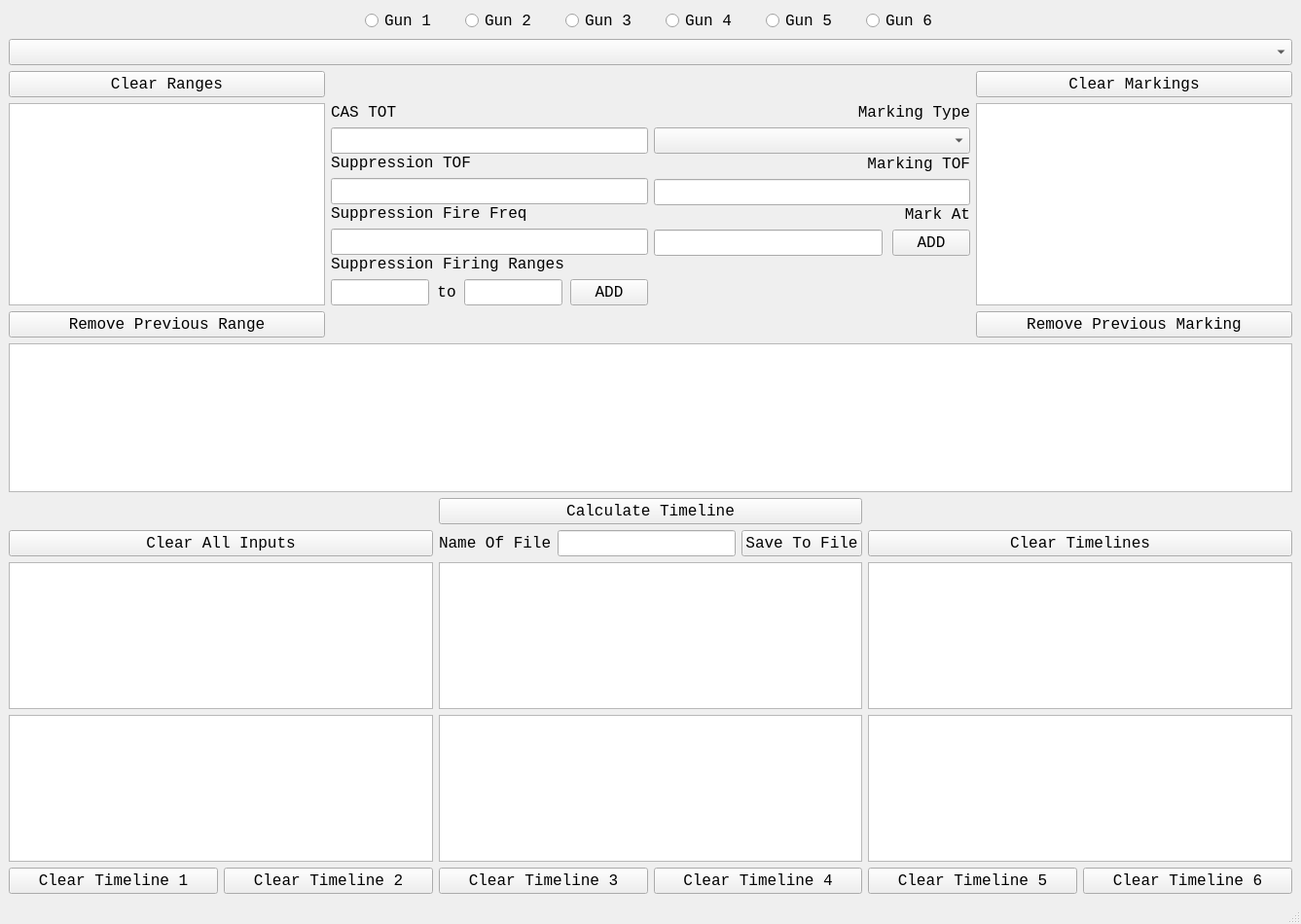
<?xml version="1.0" encoding="UTF-8"?>
<ui version="4.0">
 <class>MainWindow</class>
 <widget class="QMainWindow" name="MainWindow">
  <property name="geometry">
   <rect>
    <x>0</x>
    <y>0</y>
    <width>1337</width>
    <height>950</height>
   </rect>
  </property>
  <property name="minimumSize">
   <size>
    <width>0</width>
    <height>0</height>
   </size>
  </property>
  <property name="maximumSize">
   <size>
    <width>16777215</width>
    <height>16777215</height>
   </size>
  </property>
  <property name="windowTitle">
   <string>SEAD Timeline Calculator</string>
  </property>
  <widget class="QWidget" name="centralwidget">
   <layout class="QVBoxLayout" name="verticalLayout_5">
    <item>
     <layout class="QVBoxLayout" name="verticalLayout_4" stretch="4,3,8">
      <item>
       <layout class="QVBoxLayout" name="verticalLayout_3">
        <item>
         <layout class="QHBoxLayout" name="horizontalLayout_5">
          <property name="spacing">
           <number>30</number>
          </property>
          <item>
           <spacer name="horizontalSpacer">
            <property name="orientation">
             <enum>Qt::Horizontal</enum>
            </property>
            <property name="sizeHint" stdset="0">
             <size>
              <width>40</width>
              <height>20</height>
             </size>
            </property>
           </spacer>
          </item>
          <item>
           <widget class="QRadioButton" name="Gun_1_button">
            <property name="font">
             <font>
              <family>Consolas</family>
              <pointsize>12</pointsize>
             </font>
            </property>
            <property name="layoutDirection">
             <enum>Qt::LeftToRight</enum>
            </property>
            <property name="autoFillBackground">
             <bool>false</bool>
            </property>
            <property name="styleSheet">
             <string notr="true">szStyle</string>
            </property>
            <property name="text">
             <string>Gun 1</string>
            </property>
           </widget>
          </item>
          <item>
           <widget class="QRadioButton" name="Gun_2_button">
            <property name="font">
             <font>
              <family>Consolas</family>
              <pointsize>12</pointsize>
             </font>
            </property>
            <property name="text">
             <string>Gun 2</string>
            </property>
           </widget>
          </item>
          <item>
           <widget class="QRadioButton" name="Gun_3_button">
            <property name="font">
             <font>
              <family>Consolas</family>
              <pointsize>12</pointsize>
             </font>
            </property>
            <property name="text">
             <string>Gun 3</string>
            </property>
           </widget>
          </item>
          <item>
           <widget class="QRadioButton" name="Gun_4_button">
            <property name="font">
             <font>
              <family>Consolas</family>
              <pointsize>12</pointsize>
             </font>
            </property>
            <property name="text">
             <string>Gun 4</string>
            </property>
           </widget>
          </item>
          <item>
           <widget class="QRadioButton" name="Gun_5_button">
            <property name="font">
             <font>
              <family>Consolas</family>
              <pointsize>12</pointsize>
             </font>
            </property>
            <property name="text">
             <string>Gun 5</string>
            </property>
           </widget>
          </item>
          <item>
           <widget class="QRadioButton" name="Gun_6_button">
            <property name="font">
             <font>
              <family>Consolas</family>
              <pointsize>12</pointsize>
             </font>
            </property>
            <property name="text">
             <string>Gun 6</string>
            </property>
           </widget>
          </item>
          <item>
           <spacer name="horizontalSpacer_2">
            <property name="orientation">
             <enum>Qt::Horizontal</enum>
            </property>
            <property name="sizeHint" stdset="0">
             <size>
              <width>40</width>
              <height>20</height>
             </size>
            </property>
           </spacer>
          </item>
         </layout>
        </item>
        <item>
         <widget class="QComboBox" name="fireTypeSelector">
          <property name="font">
           <font>
            <family>Consolas</family>
            <pointsize>12</pointsize>
           </font>
          </property>
          <property name="currentText">
           <string/>
          </property>
          <property name="placeholderText">
           <string>Select Timeline</string>
          </property>
         </widget>
        </item>
        <item>
         <layout class="QGridLayout" name="gridLayout_5" columnstretch="1,1,1,1">
          <property name="sizeConstraint">
           <enum>QLayout::SetDefaultConstraint</enum>
          </property>
          <item row="1" column="0">
           <widget class="QTextBrowser" name="FiringRangesDisplay">
            <property name="font">
             <font>
              <family>Consolas</family>
              <pointsize>12</pointsize>
             </font>
            </property>
           </widget>
          </item>
          <item row="1" column="3">
           <widget class="QTextBrowser" name="MarkingRangesDisplay">
            <property name="font">
             <font>
              <family>Consolas</family>
              <pointsize>12</pointsize>
             </font>
            </property>
           </widget>
          </item>
          <item row="1" column="2">
           <layout class="QVBoxLayout" name="verticalLayout_2" stretch="1,1,1,0">
            <property name="spacing">
             <number>0</number>
            </property>
            <property name="bottomMargin">
             <number>0</number>
            </property>
            <item>
             <layout class="QVBoxLayout" name="verticalLayout_6" stretch="1,1,0">
              <property name="spacing">
               <number>6</number>
              </property>
              <property name="bottomMargin">
               <number>1</number>
              </property>
              <item>
               <widget class="QLabel" name="MarkingTypeLabel">
                <property name="font">
                 <font>
                  <family>Consolas</family>
                  <pointsize>12</pointsize>
                 </font>
                </property>
                <property name="text">
                 <string>Marking Type</string>
                </property>
                <property name="alignment">
                 <set>Qt::AlignRight|Qt::AlignTrailing|Qt::AlignVCenter</set>
                </property>
               </widget>
              </item>
              <item>
               <widget class="QComboBox" name="MarkingSelector">
                <property name="sizePolicy">
                 <sizepolicy hsizetype="Preferred" vsizetype="Fixed">
                  <horstretch>0</horstretch>
                  <verstretch>0</verstretch>
                 </sizepolicy>
                </property>
                <property name="font">
                 <font>
                  <family>Consolas</family>
                  <pointsize>12</pointsize>
                 </font>
                </property>
                <property name="placeholderText">
                 <string>Select</string>
                </property>
               </widget>
              </item>
              <item>
               <spacer name="verticalSpacer">
                <property name="orientation">
                 <enum>Qt::Vertical</enum>
                </property>
                <property name="sizeHint" stdset="0">
                 <size>
                  <width>20</width>
                  <height>20</height>
                 </size>
                </property>
               </spacer>
              </item>
             </layout>
            </item>
            <item>
             <layout class="QVBoxLayout" name="verticalLayout_7" stretch="0,0,0">
              <property name="spacing">
               <number>6</number>
              </property>
              <item>
               <widget class="QLabel" name="MarkingTOFLabel">
                <property name="font">
                 <font>
                  <family>Consolas</family>
                  <pointsize>12</pointsize>
                 </font>
                </property>
                <property name="text">
                 <string>Marking TOF</string>
                </property>
                <property name="alignment">
                 <set>Qt::AlignRight|Qt::AlignTrailing|Qt::AlignVCenter</set>
                </property>
               </widget>
              </item>
              <item>
               <widget class="QLineEdit" name="input_5">
                <property name="font">
                 <font>
                  <family>Consolas</family>
                  <pointsize>12</pointsize>
                 </font>
                </property>
               </widget>
              </item>
              <item>
               <spacer name="verticalSpacer_2">
                <property name="orientation">
                 <enum>Qt::Vertical</enum>
                </property>
                <property name="sizeType">
                 <enum>QSizePolicy::Expanding</enum>
                </property>
                <property name="sizeHint" stdset="0">
                 <size>
                  <width>20</width>
                  <height>40</height>
                 </size>
                </property>
               </spacer>
              </item>
             </layout>
            </item>
            <item>
             <layout class="QVBoxLayout" name="verticalLayout_8" stretch="1,1,0">
              <property name="spacing">
               <number>6</number>
              </property>
              <item>
               <widget class="QLabel" name="MarkingRange">
                <property name="font">
                 <font>
                  <family>Consolas</family>
                  <pointsize>12</pointsize>
                 </font>
                </property>
                <property name="text">
                 <string>Mark At</string>
                </property>
                <property name="alignment">
                 <set>Qt::AlignRight|Qt::AlignTrailing|Qt::AlignVCenter</set>
                </property>
               </widget>
              </item>
              <item>
               <layout class="QHBoxLayout" name="horizontalLayout_4">
                <property name="spacing">
                 <number>10</number>
                </property>
                <item>
                 <widget class="QLineEdit" name="input_8">
                  <property name="font">
                   <font>
                    <family>Consolas</family>
                    <pointsize>12</pointsize>
                   </font>
                  </property>
                 </widget>
                </item>
                <item>
                 <widget class="QPushButton" name="AddMarkingRangeButton">
                  <property name="sizePolicy">
                   <sizepolicy hsizetype="Minimum" vsizetype="Fixed">
                    <horstretch>0</horstretch>
                    <verstretch>0</verstretch>
                   </sizepolicy>
                  </property>
                  <property name="font">
                   <font>
                    <family>Consolas</family>
                    <pointsize>12</pointsize>
                   </font>
                  </property>
                  <property name="text">
                   <string>ADD</string>
                  </property>
                  <property name="autoDefault">
                   <bool>true</bool>
                  </property>
                 </widget>
                </item>
               </layout>
              </item>
              <item>
               <spacer name="verticalSpacer_3">
                <property name="orientation">
                 <enum>Qt::Vertical</enum>
                </property>
                <property name="sizeType">
                 <enum>QSizePolicy::Expanding</enum>
                </property>
                <property name="sizeHint" stdset="0">
                 <size>
                  <width>20</width>
                  <height>40</height>
                 </size>
                </property>
               </spacer>
              </item>
             </layout>
            </item>
            <item>
             <spacer name="verticalSpacer_5">
              <property name="orientation">
               <enum>Qt::Vertical</enum>
              </property>
              <property name="sizeType">
               <enum>QSizePolicy::Expanding</enum>
              </property>
              <property name="sizeHint" stdset="0">
               <size>
                <width>20</width>
                <height>100</height>
               </size>
              </property>
             </spacer>
            </item>
           </layout>
          </item>
          <item row="1" column="1">
           <layout class="QVBoxLayout" name="verticalLayout" stretch="1,1,1,1,0">
            <property name="spacing">
             <number>0</number>
            </property>
            <property name="bottomMargin">
             <number>0</number>
            </property>
            <item>
             <layout class="QVBoxLayout" name="verticalLayout_12" stretch="1,1,0">
              <property name="spacing">
               <number>6</number>
              </property>
              <property name="topMargin">
               <number>0</number>
              </property>
              <item>
               <widget class="QLabel" name="TOTLabel">
                <property name="font">
                 <font>
                  <family>Consolas</family>
                  <pointsize>12</pointsize>
                 </font>
                </property>
                <property name="text">
                 <string>CAS TOT</string>
                </property>
                <property name="alignment">
                 <set>Qt::AlignLeading|Qt::AlignLeft|Qt::AlignVCenter</set>
                </property>
               </widget>
              </item>
              <item>
               <widget class="QLineEdit" name="input_1">
                <property name="font">
                 <font>
                  <family>Consolas</family>
                  <pointsize>12</pointsize>
                 </font>
                </property>
               </widget>
              </item>
              <item>
               <spacer name="verticalSpacer_6">
                <property name="orientation">
                 <enum>Qt::Vertical</enum>
                </property>
                <property name="sizeType">
                 <enum>QSizePolicy::Expanding</enum>
                </property>
                <property name="sizeHint" stdset="0">
                 <size>
                  <width>20</width>
                  <height>20</height>
                 </size>
                </property>
               </spacer>
              </item>
             </layout>
            </item>
            <item>
             <layout class="QVBoxLayout" name="verticalLayout_11" stretch="1,1,0">
              <property name="spacing">
               <number>6</number>
              </property>
              <property name="topMargin">
               <number>0</number>
              </property>
              <item>
               <widget class="QLabel" name="TOFLabel">
                <property name="font">
                 <font>
                  <family>Consolas</family>
                  <pointsize>12</pointsize>
                 </font>
                </property>
                <property name="text">
                 <string>Suppression TOF</string>
                </property>
                <property name="alignment">
                 <set>Qt::AlignLeading|Qt::AlignLeft|Qt::AlignVCenter</set>
                </property>
               </widget>
              </item>
              <item>
               <widget class="QLineEdit" name="input_2">
                <property name="font">
                 <font>
                  <family>Consolas</family>
                  <pointsize>12</pointsize>
                 </font>
                </property>
               </widget>
              </item>
              <item>
               <spacer name="verticalSpacer_7">
                <property name="orientation">
                 <enum>Qt::Vertical</enum>
                </property>
                <property name="sizeType">
                 <enum>QSizePolicy::Expanding</enum>
                </property>
                <property name="sizeHint" stdset="0">
                 <size>
                  <width>20</width>
                  <height>40</height>
                 </size>
                </property>
               </spacer>
              </item>
             </layout>
            </item>
            <item>
             <layout class="QVBoxLayout" name="verticalLayout_13" stretch="1,1,0">
              <property name="spacing">
               <number>6</number>
              </property>
              <property name="topMargin">
               <number>0</number>
              </property>
              <item>
               <widget class="QLabel" name="FireFreqLabel">
                <property name="font">
                 <font>
                  <family>Consolas</family>
                  <pointsize>12</pointsize>
                 </font>
                </property>
                <property name="text">
                 <string>Suppression Fire Freq</string>
                </property>
                <property name="alignment">
                 <set>Qt::AlignLeading|Qt::AlignLeft|Qt::AlignVCenter</set>
                </property>
               </widget>
              </item>
              <item>
               <widget class="QLineEdit" name="input_3">
                <property name="font">
                 <font>
                  <family>Consolas</family>
                  <pointsize>12</pointsize>
                 </font>
                </property>
               </widget>
              </item>
              <item>
               <spacer name="verticalSpacer_8">
                <property name="orientation">
                 <enum>Qt::Vertical</enum>
                </property>
                <property name="sizeType">
                 <enum>QSizePolicy::Expanding</enum>
                </property>
                <property name="sizeHint" stdset="0">
                 <size>
                  <width>20</width>
                  <height>40</height>
                 </size>
                </property>
               </spacer>
              </item>
             </layout>
            </item>
            <item>
             <layout class="QVBoxLayout" name="verticalLayout_14" stretch="1,1,0">
              <property name="spacing">
               <number>6</number>
              </property>
              <property name="topMargin">
               <number>0</number>
              </property>
              <item>
               <widget class="QLabel" name="FiringRangesLabel">
                <property name="font">
                 <font>
                  <family>Consolas</family>
                  <pointsize>12</pointsize>
                 </font>
                </property>
                <property name="text">
                 <string>Suppression Firing Ranges</string>
                </property>
                <property name="alignment">
                 <set>Qt::AlignLeading|Qt::AlignLeft|Qt::AlignVCenter</set>
                </property>
               </widget>
              </item>
              <item>
               <layout class="QHBoxLayout" name="horizontalLayout_3" stretch="0,0,0,0">
                <property name="spacing">
                 <number>8</number>
                </property>
                <property name="leftMargin">
                 <number>0</number>
                </property>
                <item>
                 <widget class="QLineEdit" name="input_6">
                  <property name="font">
                   <font>
                    <family>Consolas</family>
                    <pointsize>12</pointsize>
                   </font>
                  </property>
                 </widget>
                </item>
                <item>
                 <widget class="QLabel" name="FiringRangesLabel_2">
                  <property name="font">
                   <font>
                    <family>Consolas</family>
                    <pointsize>12</pointsize>
                   </font>
                  </property>
                  <property name="layoutDirection">
                   <enum>Qt::LeftToRight</enum>
                  </property>
                  <property name="text">
                   <string>to</string>
                  </property>
                  <property name="alignment">
                   <set>Qt::AlignCenter</set>
                  </property>
                 </widget>
                </item>
                <item>
                 <widget class="QLineEdit" name="input_7">
                  <property name="font">
                   <font>
                    <family>Consolas</family>
                    <pointsize>12</pointsize>
                   </font>
                  </property>
                 </widget>
                </item>
                <item>
                 <widget class="QPushButton" name="AddFiringRangeButton">
                  <property name="font">
                   <font>
                    <family>Consolas</family>
                    <pointsize>12</pointsize>
                   </font>
                  </property>
                  <property name="text">
                   <string>ADD</string>
                  </property>
                  <property name="autoDefault">
                   <bool>true</bool>
                  </property>
                 </widget>
                </item>
               </layout>
              </item>
              <item>
               <spacer name="verticalSpacer_4">
                <property name="orientation">
                 <enum>Qt::Vertical</enum>
                </property>
                <property name="sizeType">
                 <enum>QSizePolicy::Expanding</enum>
                </property>
                <property name="sizeHint" stdset="0">
                 <size>
                  <width>20</width>
                  <height>40</height>
                 </size>
                </property>
               </spacer>
              </item>
             </layout>
            </item>
            <item>
             <spacer name="verticalSpacer_9">
              <property name="orientation">
               <enum>Qt::Vertical</enum>
              </property>
              <property name="sizeType">
               <enum>QSizePolicy::Expanding</enum>
              </property>
              <property name="sizeHint" stdset="0">
               <size>
                <width>20</width>
                <height>60</height>
               </size>
              </property>
             </spacer>
            </item>
           </layout>
          </item>
          <item row="2" column="0">
           <widget class="QPushButton" name="RemoveSingleRange">
            <property name="font">
             <font>
              <family>Consolas</family>
              <pointsize>12</pointsize>
             </font>
            </property>
            <property name="text">
             <string>Remove Previous Range</string>
            </property>
           </widget>
          </item>
          <item row="0" column="0">
           <widget class="QPushButton" name="RemoveRangeButton">
            <property name="font">
             <font>
              <family>Consolas</family>
              <pointsize>12</pointsize>
             </font>
            </property>
            <property name="text">
             <string>Clear Ranges</string>
            </property>
            <property name="autoDefault">
             <bool>true</bool>
            </property>
           </widget>
          </item>
          <item row="0" column="3">
           <widget class="QPushButton" name="RemoveRangeButton_2Mark">
            <property name="font">
             <font>
              <family>Consolas</family>
              <pointsize>12</pointsize>
             </font>
            </property>
            <property name="text">
             <string>Clear Markings</string>
            </property>
            <property name="autoDefault">
             <bool>true</bool>
            </property>
           </widget>
          </item>
          <item row="2" column="3">
           <widget class="QPushButton" name="RemoveSingleMarking">
            <property name="font">
             <font>
              <family>Consolas</family>
              <pointsize>12</pointsize>
             </font>
            </property>
            <property name="text">
             <string>Remove Previous Marking</string>
            </property>
           </widget>
          </item>
         </layout>
        </item>
       </layout>
      </item>
      <item>
       <widget class="QTextBrowser" name="errorWindow">
        <property name="font">
         <font>
          <family>Consolas</family>
          <pointsize>12</pointsize>
         </font>
        </property>
       </widget>
      </item>
      <item>
       <layout class="QGridLayout" name="gridLayout_2">
        <property name="bottomMargin">
         <number>0</number>
        </property>
        <item row="2" column="2">
         <layout class="QHBoxLayout" name="horizontalLayout_2">
          <item>
           <layout class="QHBoxLayout" name="horizontalLayout_9"/>
          </item>
         </layout>
        </item>
        <item row="6" column="3">
         <widget class="QTextBrowser" name="TimelineDisplayGun6">
          <property name="font">
           <font>
            <family>Consolas</family>
            <pointsize>12</pointsize>
           </font>
          </property>
         </widget>
        </item>
        <item row="0" column="2">
         <widget class="QPushButton" name="CalculateTimelineButton">
          <property name="font">
           <font>
            <family>Consolas</family>
            <pointsize>12</pointsize>
           </font>
          </property>
          <property name="text">
           <string>Calculate Timeline</string>
          </property>
          <property name="autoDefault">
           <bool>true</bool>
          </property>
          <property name="default">
           <bool>false</bool>
          </property>
         </widget>
        </item>
        <item row="7" column="3">
         <layout class="QHBoxLayout" name="horizontalLayout_7">
          <item>
           <widget class="QPushButton" name="ClearTimeline5">
            <property name="font">
             <font>
              <family>Consolas</family>
              <pointsize>12</pointsize>
             </font>
            </property>
            <property name="text">
             <string>Clear Timeline 5</string>
            </property>
           </widget>
          </item>
          <item>
           <widget class="QPushButton" name="ClearTimeline6">
            <property name="font">
             <font>
              <family>Consolas</family>
              <pointsize>12</pointsize>
             </font>
            </property>
            <property name="text">
             <string>Clear Timeline 6</string>
            </property>
           </widget>
          </item>
         </layout>
        </item>
        <item row="5" column="2">
         <widget class="QTextBrowser" name="TimelineDisplayGun2">
          <property name="font">
           <font>
            <family>Consolas</family>
            <pointsize>12</pointsize>
           </font>
          </property>
         </widget>
        </item>
        <item row="6" column="2">
         <widget class="QTextBrowser" name="TimelineDisplayGun5">
          <property name="font">
           <font>
            <family>Consolas</family>
            <pointsize>12</pointsize>
           </font>
          </property>
         </widget>
        </item>
        <item row="5" column="3">
         <widget class="QTextBrowser" name="TimelineDisplayGun3">
          <property name="font">
           <font>
            <family>Consolas</family>
            <pointsize>12</pointsize>
           </font>
          </property>
         </widget>
        </item>
        <item row="7" column="0">
         <layout class="QHBoxLayout" name="horizontalLayout_6">
          <item>
           <widget class="QPushButton" name="ClearTimeline1">
            <property name="font">
             <font>
              <family>Consolas</family>
              <pointsize>12</pointsize>
             </font>
            </property>
            <property name="text">
             <string>Clear Timeline 1</string>
            </property>
           </widget>
          </item>
          <item>
           <widget class="QPushButton" name="ClearTimeline2">
            <property name="font">
             <font>
              <family>Consolas</family>
              <pointsize>12</pointsize>
             </font>
            </property>
            <property name="text">
             <string>Clear Timeline 2</string>
            </property>
           </widget>
          </item>
         </layout>
        </item>
        <item row="6" column="0">
         <widget class="QTextBrowser" name="TimelineDisplayGun4">
          <property name="font">
           <font>
            <family>Consolas</family>
            <pointsize>12</pointsize>
           </font>
          </property>
         </widget>
        </item>
        <item row="7" column="2">
         <layout class="QHBoxLayout" name="horizontalLayout">
          <property name="bottomMargin">
           <number>0</number>
          </property>
          <item>
           <widget class="QPushButton" name="ClearTimeline3">
            <property name="font">
             <font>
              <family>Consolas</family>
              <pointsize>12</pointsize>
             </font>
            </property>
            <property name="text">
             <string>Clear Timeline 3</string>
            </property>
           </widget>
          </item>
          <item>
           <widget class="QPushButton" name="ClearTimeline4">
            <property name="font">
             <font>
              <family>Consolas</family>
              <pointsize>12</pointsize>
             </font>
            </property>
            <property name="text">
             <string>Clear Timeline 4</string>
            </property>
           </widget>
          </item>
         </layout>
        </item>
        <item row="1" column="2">
         <layout class="QHBoxLayout" name="horizontalLayout_8">
          <item>
           <widget class="QLabel" name="fileNameLabel">
            <property name="font">
             <font>
              <family>Consolas</family>
              <pointsize>12</pointsize>
             </font>
            </property>
            <property name="text">
             <string>Name Of File</string>
            </property>
           </widget>
          </item>
          <item>
           <widget class="QLineEdit" name="fileNameInput">
            <property name="font">
             <font>
              <family>Consolas</family>
              <pointsize>12</pointsize>
             </font>
            </property>
           </widget>
          </item>
          <item>
           <widget class="QPushButton" name="fileNameButton">
            <property name="font">
             <font>
              <family>Consolas</family>
              <pointsize>12</pointsize>
             </font>
            </property>
            <property name="text">
             <string>Save To File</string>
            </property>
           </widget>
          </item>
         </layout>
        </item>
        <item row="0" column="0">
         <layout class="QVBoxLayout" name="verticalLayout_15"/>
        </item>
        <item row="1" column="0">
         <widget class="QPushButton" name="clearButton">
          <property name="font">
           <font>
            <family>Consolas</family>
            <pointsize>12</pointsize>
           </font>
          </property>
          <property name="text">
           <string>Clear All Inputs</string>
          </property>
          <property name="autoDefault">
           <bool>true</bool>
          </property>
         </widget>
        </item>
        <item row="1" column="3">
         <widget class="QPushButton" name="clearButtonGuns">
          <property name="font">
           <font>
            <family>Consolas</family>
            <pointsize>12</pointsize>
           </font>
          </property>
          <property name="text">
           <string>Clear Timelines</string>
          </property>
          <property name="autoDefault">
           <bool>true</bool>
          </property>
         </widget>
        </item>
        <item row="5" column="0">
         <widget class="QTextBrowser" name="TimelineDisplayGun1">
          <property name="font">
           <font>
            <family>Consolas</family>
            <pointsize>12</pointsize>
           </font>
          </property>
         </widget>
        </item>
       </layout>
      </item>
     </layout>
    </item>
   </layout>
  </widget>
  <widget class="QMenuBar" name="menubar">
   <property name="geometry">
    <rect>
     <x>0</x>
     <y>0</y>
     <width>1337</width>
     <height>20</height>
    </rect>
   </property>
  </widget>
  <widget class="QStatusBar" name="statusbar"/>
 </widget>
 <tabstops>
  <tabstop>input_6</tabstop>
  <tabstop>input_7</tabstop>
  <tabstop>AddFiringRangeButton</tabstop>
 </tabstops>
 <resources/>
 <connections/>
</ui>
